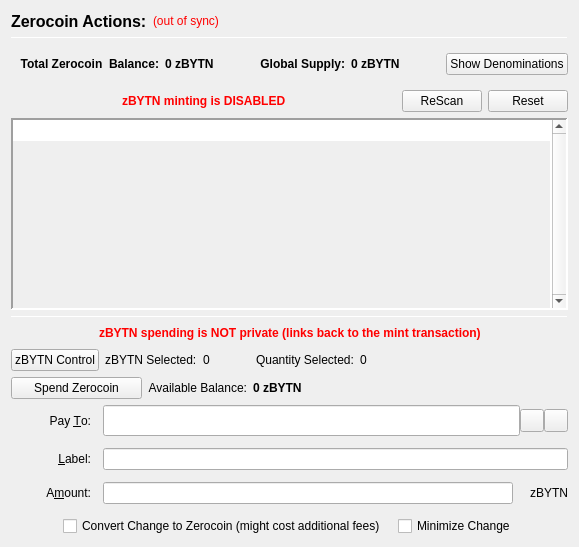
                  <widget class="QFrame" name="verticalFrameLeft">
                   <layout class="QVBoxLayout" name="verticalLayout_2">
                    <item>
                     <layout class="QVBoxLayout" name="verticalLayout_3">
                      <item>
                       <layout class="QHBoxLayout" name="horizontalLayout_3">
                        <item>
                         <widget class="QLabel" name="labelzBYTNActions">
                          <property name="font">
                           <font>
                            <pointsize>12</pointsize>
                            <weight>75</weight>
                            <bold>true</bold>
                           </font>
                          </property>
                          <property name="text">
                           <string>Zerocoin Actions:</string>
                          </property>
                          <property name="alignment">
                           <set>Qt::AlignLeading|Qt::AlignLeft|Qt::AlignVCenter</set>
                          </property>
                         </widget>
                        </item>
                        <item>
                         <widget class="QLabel" name="labelzBYTNSyncStatus">
                          <property name="toolTip">
                           <string>The displayed information may be out of date. Your wallet automatically synchronizes with the Bytncoin network after a connection is established, but this process has not completed yet.</string>
                          </property>
                          <property name="styleSheet">
                           <string notr="true">QLabel { color: red; }</string>
                          </property>
                          <property name="text">
                           <string notr="true">(out of sync)</string>
                          </property>
                          <property name="alignment">
                           <set>Qt::AlignLeading|Qt::AlignLeft|Qt::AlignVCenter</set>
                          </property>
                         </widget>
                        </item>
                        <item>
                         <spacer name="horizontalSpacer">
                          <property name="orientation">
                           <enum>Qt::Horizontal</enum>
                          </property>
                          <property name="sizeHint" stdset="0">
                           <size>
                            <width>40</width>
                            <height>20</height>
                           </size>
                          </property>
                         </spacer>
                        </item>
                       </layout>
                      </item>
                      <item>
                       <widget class="Line" name="lineUpperLeft">
                        <property name="minimumSize">
                         <size>
                          <width>0</width>
                          <height>1</height>
                         </size>
                        </property>
                        <property name="maximumSize">
                         <size>
                          <width>16777215</width>
                          <height>1</height>
                         </size>
                        </property>
                        <property name="frameShadow">
                         <enum>QFrame::Sunken</enum>
                        </property>
                        <property name="orientation">
                         <enum>Qt::Horizontal</enum>
                        </property>
                       </widget>
                      </item>
                      <item>
                       <widget class="QFrame" name="balanceSupplyFrame">
                        <layout class="QHBoxLayout" name="horizontalLayout_2" stretch="0,0,0,1,0">
                         <property name="rightMargin">
                          <number>0</number>
                         </property>
                         <item>
                          <layout class="QHBoxLayout" name="horizontalLayout_34">
                           <item>
                            <widget class="QLabel" name="labelzAvailableText_3">
                             <property name="font">
                              <font>
                               <weight>75</weight>
                               <bold>true</bold>
                              </font>
                             </property>
                             <property name="toolTip">
                              <string>Total Balance including unconfirmed and immature zBYTN</string>
                             </property>
                             <property name="text">
                              <string>Total Zerocoin  Balance:</string>
                             </property>
                             <property name="alignment">
                              <set>Qt::AlignRight|Qt::AlignTrailing|Qt::AlignVCenter</set>
                             </property>
                            </widget>
                           </item>
                           <item>
                            <widget class="QLabel" name="labelzAvailableAmount_4">
                             <property name="minimumSize">
                              <size>
                               <width>40</width>
                               <height>0</height>
                              </size>
                             </property>
                             <property name="font">
                              <font>
                               <weight>75</weight>
                               <bold>true</bold>
                              </font>
                             </property>
                             <property name="toolTip">
                              <string>Total Balance including unconfirmed and immature zBYTN</string>
                             </property>
                             <property name="text">
                              <string>0 zBYTN</string>
                             </property>
                             <property name="alignment">
                              <set>Qt::AlignLeading|Qt::AlignLeft|Qt::AlignVCenter</set>
                             </property>
                            </widget>
                           </item>
                          </layout>
                         </item>
                         <item>
                          <spacer name="horizontalSpacer_32">
                           <property name="orientation">
                            <enum>Qt::Horizontal</enum>
                           </property>
                           <property name="sizeHint" stdset="0">
                            <size>
                             <width>40</width>
                             <height>20</height>
                            </size>
                           </property>
                          </spacer>
                         </item>
                         <item>
                          <layout class="QHBoxLayout" name="horizontalLayout_35">
                           <item>
                            <widget class="QLabel" name="labelZsupplyText_2">
                             <property name="font">
                              <font>
                               <weight>75</weight>
                               <bold>true</bold>
                              </font>
                             </property>
                             <property name="text">
                              <string>Global Supply:</string>
                             </property>
                             <property name="alignment">
                              <set>Qt::AlignRight|Qt::AlignTrailing|Qt::AlignVCenter</set>
                             </property>
                            </widget>
                           </item>
                           <item>
                            <widget class="QLabel" name="labelZsupplyAmount_2">
                             <property name="font">
                              <font>
                               <weight>75</weight>
                               <bold>true</bold>
                              </font>
                             </property>
                             <property name="text">
                              <string>0 zBYTN</string>
                             </property>
                            </widget>
                           </item>
                          </layout>
                         </item>
                         <item>
                          <spacer name="horizontalSpacer_31">
                           <property name="orientation">
                            <enum>Qt::Horizontal</enum>
                           </property>
                           <property name="sizeHint" stdset="0">
                            <size>
                             <width>40</width>
                             <height>20</height>
                            </size>
                           </property>
                          </spacer>
                         </item>
                         <item>
                          <widget class="QPushButton" name="pushButtonShowDenoms">
                           <property name="toolTip">
                            <string>Show zBYTN denominations list</string>
                           </property>
                           <property name="text">
                            <string>Show Denominations</string>
                           </property>
                          </widget>
                         </item>
                        </layout>
                       </widget>
                      </item>
                      <item>
                       <layout class="QHBoxLayout" name="horizontalLayout_4">
                        <item>
                         <spacer name="horizontalSpacer_2">
                          <property name="orientation">
                           <enum>Qt::Horizontal</enum>
                          </property>
                          <property name="sizeHint" stdset="0">
                           <size>
                            <width>40</width>
                            <height>20</height>
                           </size>
                          </property>
                         </spacer>
                        </item>
                        <item>
                         <widget class="QLabel" name="label">
                          <property name="styleSheet">
                           <string notr="true">color: red;
font-weight: bold;</string>
                          </property>
                          <property name="text">
                           <string>zBYTN minting is DISABLED</string>
                          </property>
                         </widget>
                        </item>
                        <item>
                         <spacer name="horizontalSpacer_3">
                          <property name="orientation">
                           <enum>Qt::Horizontal</enum>
                          </property>
                          <property name="sizeHint" stdset="0">
                           <size>
                            <width>40</width>
                            <height>20</height>
                           </size>
                          </property>
                         </spacer>
                        </item>
                        <item>
                         <widget class="QPushButton" name="pushButtonMintReset">
                          <property name="maximumSize">
                           <size>
                            <width>80</width>
                            <height>16777215</height>
                           </size>
                          </property>
                          <property name="toolTip">
                           <string>Rescan the complete blockchain for  Zerocoin mints and their meta-data.</string>
                          </property>
                          <property name="text">
                           <string>ReScan</string>
                          </property>
                         </widget>
                        </item>
                        <item>
                         <widget class="QPushButton" name="pushButtonSpentReset">
                          <property name="maximumSize">
                           <size>
                            <width>80</width>
                            <height>16777215</height>
                           </size>
                          </property>
                          <property name="toolTip">
                           <string>Reset Zerocoin Wallet DB. Deletes transactions that did not make it into the blockchain.</string>
                          </property>
                          <property name="text">
                           <string>Reset</string>
                          </property>
                         </widget>
                        </item>
                       </layout>
                      </item>
                      <item>
                       <widget class="QPlainTextEdit" name="TEMintStatus">
                        <property name="font">
                         <font>
                          <pointsize>8</pointsize>
                         </font>
                        </property>
                        <property name="toolTip">
                         <string>Status and/or Mesages from the last Mint Action.</string>
                        </property>
                        <property name="frameShape">
                         <enum>QFrame::Panel</enum>
                        </property>
                        <property name="frameShadow">
                         <enum>QFrame::Sunken</enum>
                        </property>
                        <property name="lineWidth">
                         <number>2</number>
                        </property>
                        <property name="midLineWidth">
                         <number>2</number>
                        </property>
                        <property name="verticalScrollBarPolicy">
                         <enum>Qt::ScrollBarAlwaysOn</enum>
                        </property>
                        <property name="horizontalScrollBarPolicy">
                         <enum>Qt::ScrollBarAlwaysOff</enum>
                        </property>
                        <property name="readOnly">
                         <bool>true</bool>
                        </property>
                        <property name="plainText">
                         <string notr="true"/>
                        </property>
                        <property name="backgroundVisible">
                         <bool>true</bool>
                        </property>
                       </widget>
                      </item>
                      <item>
                       <widget class="Line" name="line">
                        <property name="minimumSize">
                         <size>
                          <width>0</width>
                          <height>1</height>
                         </size>
                        </property>
                        <property name="maximumSize">
                         <size>
                          <width>16777215</width>
                          <height>1</height>
                         </size>
                        </property>
                        <property name="orientation">
                         <enum>Qt::Horizontal</enum>
                        </property>
                       </widget>
                      </item>
                      <item>
                       <layout class="QHBoxLayout" name="horizontalLayout_7">
                        <item>
                         <spacer name="horizontalSpacer_18">
                          <property name="orientation">
                           <enum>Qt::Horizontal</enum>
                          </property>
                          <property name="sizeHint" stdset="0">
                           <size>
                            <width>40</width>
                            <height>20</height>
                           </size>
                          </property>
                         </spacer>
                        </item>
                        <item>
                         <widget class="QLabel" name="label_2">
                          <property name="styleSheet">
                           <string notr="true">color: red;
font-weight: bold;</string>
                          </property>
                          <property name="text">
                           <string>zBYTN spending is NOT private (links back to the mint transaction)</string>
                          </property>
                         </widget>
                        </item>
                        <item>
                         <spacer name="horizontalSpacer_30">
                          <property name="orientation">
                           <enum>Qt::Horizontal</enum>
                          </property>
                          <property name="sizeHint" stdset="0">
                           <size>
                            <width>40</width>
                            <height>20</height>
                           </size>
                          </property>
                         </spacer>
                        </item>
                       </layout>
                      </item>
                      <item>
                       <layout class="QHBoxLayout" name="horizontalLayout_24">
                        <property name="leftMargin">
                         <number>0</number>
                        </property>
                        <property name="bottomMargin">
                         <number>0</number>
                        </property>
                        <item>
                         <widget class="QPushButton" name="pushButtonZPivControl">
                          <property name="text">
                           <string>zBYTN Control</string>
                          </property>
                         </widget>
                        </item>
                        <item>
                         <widget class="QLabel" name="labelzPivSelected">
                          <property name="text">
                           <string>zBYTN Selected:</string>
                          </property>
                         </widget>
                        </item>
                        <item>
                         <widget class="QLabel" name="labelzPivSelected_int">
                          <property name="text">
                           <string>0</string>
                          </property>
                         </widget>
                        </item>
                        <item>
                         <spacer name="horizontalSpacer_17">
                          <property name="orientation">
                           <enum>Qt::Horizontal</enum>
                          </property>
                          <property name="sizeType">
                           <enum>QSizePolicy::Fixed</enum>
                          </property>
                          <property name="sizeHint" stdset="0">
                           <size>
                            <width>40</width>
                            <height>20</height>
                           </size>
                          </property>
                         </spacer>
                        </item>
                        <item>
                         <widget class="QLabel" name="labelQuantitySelected">
                          <property name="text">
                           <string>Quantity Selected:</string>
                          </property>
                         </widget>
                        </item>
                        <item>
                         <widget class="QLabel" name="labelQuantitySelected_int">
                          <property name="text">
                           <string>0</string>
                          </property>
                         </widget>
                        </item>
                        <item>
                         <spacer name="horizontalSpacer_19">
                          <property name="orientation">
                           <enum>Qt::Horizontal</enum>
                          </property>
                          <property name="sizeHint" stdset="0">
                           <size>
                            <width>40</width>
                            <height>20</height>
                           </size>
                          </property>
                         </spacer>
                        </item>
                       </layout>
                      </item>
                      <item>
                       <layout class="QHBoxLayout" name="horizontalLayout_6">
                        <item>
                         <widget class="QPushButton" name="pushButtonSpendzBYTN">
                          <property name="minimumSize">
                           <size>
                            <width>131</width>
                            <height>0</height>
                           </size>
                          </property>
                          <property name="toolTip">
                           <string>Spend Zerocoin. Without 'Pay To:' address creates payments to yourself.</string>
                          </property>
                          <property name="text">
                           <string>Spend Zerocoin</string>
                          </property>
                         </widget>
                        </item>
                        <item>
                         <widget class="QLabel" name="labelzBYTNBalanceText">
                          <property name="toolTip">
                           <string>Available (mature and spendable) zBYTN for spending</string>
                          </property>
                          <property name="text">
                           <string>Available Balance:</string>
                          </property>
                          <property name="alignment">
                           <set>Qt::AlignRight|Qt::AlignTrailing|Qt::AlignVCenter</set>
                          </property>
                         </widget>
                        </item>
                        <item>
                         <widget class="QLabel" name="labelzAvailableAmount_2">
                          <property name="font">
                           <font>
                            <weight>75</weight>
                            <bold>true</bold>
                           </font>
                          </property>
                          <property name="toolTip">
                           <string>Available (mature and spendable) zBYTN for spending

zBYTN are mature when they have more than 20 confirmations AND more than 2 mints of the same denomination after them were minted</string>
                          </property>
                          <property name="text">
                           <string>0 zBYTN</string>
                          </property>
                          <property name="alignment">
                           <set>Qt::AlignLeading|Qt::AlignLeft|Qt::AlignVCenter</set>
                          </property>
                         </widget>
                        </item>
                        <item>
                         <spacer name="horizontalSpacer_4">
                          <property name="orientation">
                           <enum>Qt::Horizontal</enum>
                          </property>
                          <property name="sizeHint" stdset="0">
                           <size>
                            <width>40</width>
                            <height>20</height>
                           </size>
                          </property>
                         </spacer>
                        </item>
                       </layout>
                      </item>
                      <item>
                       <layout class="QGridLayout" name="gridLayout_7">
                        <property name="spacing">
                         <number>12</number>
                        </property>
                        <item row="0" column="0">
                         <widget class="QLabel" name="payToLabel">
                          <property name="minimumSize">
                           <size>
                            <width>80</width>
                            <height>0</height>
                           </size>
                          </property>
                          <property name="text">
                           <string>Pay &amp;To:</string>
                          </property>
                          <property name="alignment">
                           <set>Qt::AlignRight|Qt::AlignTrailing|Qt::AlignVCenter</set>
                          </property>
                          <property name="buddy">
                           <cstring>payTo</cstring>
                          </property>
                         </widget>
                        </item>
                        <item row="0" column="1">
                         <layout class="QHBoxLayout" name="payToLayout">
                          <property name="spacing">
                           <number>0</number>
                          </property>
                          <item>
                           <widget class="QValidatedLineEdit" name="payTo">
                            <property name="enabled">
                             <bool>true</bool>
                            </property>
                            <property name="minimumSize">
                             <size>
                              <width>0</width>
                              <height>31</height>
                             </size>
                            </property>
                            <property name="toolTip">
                             <string>The Bytncoin address to send the payment to. Creates local payment to yourself when empty.</string>
                            </property>
                           </widget>
                          </item>
                          <item>
                           <widget class="QToolButton" name="addressBookButton">
                            <property name="toolTip">
                             <string>Choose previously used address</string>
                            </property>
                            <property name="text">
                             <string/>
                            </property>
                            <property name="icon">
                             <iconset resource="../bytncoin.qrc">
                              <normaloff>:/icons/address-book</normaloff>:/icons/address-book</iconset>
                            </property>
                            <property name="shortcut">
                             <string>Alt+A</string>
                            </property>
                           </widget>
                          </item>
                          <item>
                           <widget class="QToolButton" name="pasteButton">
                            <property name="toolTip">
                             <string>Paste address from clipboard</string>
                            </property>
                            <property name="text">
                             <string/>
                            </property>
                            <property name="icon">
                             <iconset resource="../bytncoin.qrc">
                              <normaloff>:/icons/editpaste</normaloff>:/icons/editpaste</iconset>
                            </property>
                            <property name="shortcut">
                             <string>Alt+P</string>
                            </property>
                           </widget>
                          </item>
                         </layout>
                        </item>
                        <item row="1" column="0">
                         <widget class="QLabel" name="labelLabel">
                          <property name="minimumSize">
                           <size>
                            <width>80</width>
                            <height>0</height>
                           </size>
                          </property>
                          <property name="text">
                           <string>&amp;Label:</string>
                          </property>
                          <property name="alignment">
                           <set>Qt::AlignRight|Qt::AlignTrailing|Qt::AlignVCenter</set>
                          </property>
                          <property name="buddy">
                           <cstring>addAsLabel</cstring>
                          </property>
                         </widget>
                        </item>
                        <item row="1" column="1">
                         <widget class="QLineEdit" name="addAsLabel">
                          <property name="toolTip">
                           <string>Enter a label for this address to add it to the list of used addresses</string>
                          </property>
                         </widget>
                        </item>
                        <item row="2" column="0">
                         <widget class="QLabel" name="amountLabel">
                          <property name="minimumSize">
                           <size>
                            <width>80</width>
                            <height>0</height>
                           </size>
                          </property>
                          <property name="text">
                           <string>A&amp;mount:</string>
                          </property>
                          <property name="alignment">
                           <set>Qt::AlignRight|Qt::AlignTrailing|Qt::AlignVCenter</set>
                          </property>
                          <property name="buddy">
                           <cstring>zBYTNpayAmount</cstring>
                          </property>
                         </widget>
                        </item>
                        <item row="2" column="1">
                         <layout class="QHBoxLayout" name="horizontalLayout_9">
                          <property name="spacing">
                           <number>0</number>
                          </property>
                          <item>
                           <widget class="QLineEdit" name="zBYTNpayAmount"/>
                          </item>
                          <item>
                           <widget class="QLabel" name="labelzBYTN">
                            <property name="minimumSize">
                             <size>
                              <width>55</width>
                              <height>0</height>
                             </size>
                            </property>
                            <property name="text">
                             <string>zBYTN</string>
                            </property>
                            <property name="alignment">
                             <set>Qt::AlignRight|Qt::AlignTrailing|Qt::AlignVCenter</set>
                            </property>
                           </widget>
                          </item>
                         </layout>
                        </item>
                        <item row="3" column="0" colspan="2">
                         <layout class="QHBoxLayout" name="horizontalLayout_10">
                          <item>
                           <spacer name="horizontalSpacer_5">
                            <property name="orientation">
                             <enum>Qt::Horizontal</enum>
                            </property>
                            <property name="sizeHint" stdset="0">
                             <size>
                              <width>40</width>
                              <height>20</height>
                             </size>
                            </property>
                           </spacer>
                          </item>
                          <item>
                           <widget class="QCheckBox" name="checkBoxMintChange">
                            <property name="sizePolicy">
                             <sizepolicy hsizetype="MinimumExpanding" vsizetype="Fixed">
                              <horstretch>0</horstretch>
                              <verstretch>0</verstretch>
                             </sizepolicy>
                            </property>
                            <property name="layoutDirection">
                             <enum>Qt::LeftToRight</enum>
                            </property>
                            <property name="text">
                             <string>Convert Change to Zerocoin (might cost additional fees)</string>
                            </property>
                           </widget>
                          </item>
                          <item>
                           <widget class="QCheckBox" name="checkBoxMinimizeChange">
                            <property name="toolTip">
                             <string>If checked, the wallet tries to minimize the returning change instead of minimizing the number of spent denominations.</string>
                            </property>
                            <property name="text">
                             <string>Minimize Change</string>
                            </property>
                           </widget>
                          </item>
                          <item>
                           <spacer name="horizontalSpacer_6">
                            <property name="orientation">
                             <enum>Qt::Horizontal</enum>
                            </property>
                            <property name="sizeHint" stdset="0">
                             <size>
                              <width>40</width>
                              <height>20</height>
                             </size>
                            </property>
                           </spacer>
                          </item>
                         </layout>
                        </item>
                       </layout>
                      </item>
                     </layout>
                    </item>
                   </layout>
                  </widget>
